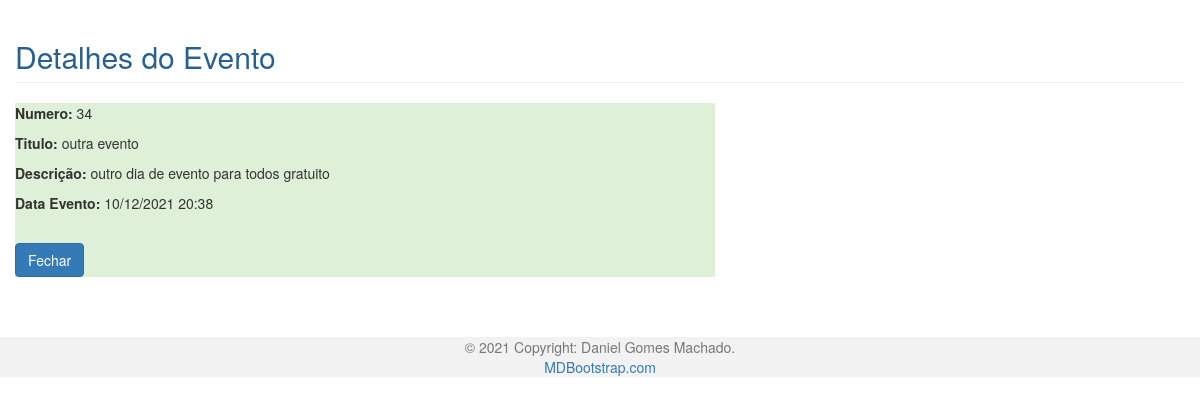
Screenshot of /agenda/evento/evento_detail/?id=34 (signed in) with the database file from the repository.
### core/models.py (models this page shows, shortened)
class Evento(models.Model):
     titulo = models.CharField(max_length=100)
     descricao = models.TextField(blank=True, null=True)
     data_evento = models.DateTimeField(verbose_name='Data do Evento')
     data_criacao = models.DateTimeField(auto_now=True)
     usuario = models.ForeignKey(User, on_delete=models.CASCADE)
     class Meta:
         db_table = 'evento'
     def get_data_evento(self):
          return self.data_evento.strftime('%d/%m/%Y %H:%M')

### core/views.py (the view)
# urls.py: path('agenda/evento/evento_detail/', views.evento_detail),
@login_required(login_url='/login/')
def evento_detail(request):
    id_evento = request.GET.get('id')
    dados = {}
    if id_evento:
        dados['evento'] = Evento.objects.get(id=id_evento)
    return render(request, 'agenda/evento_detail.html', dados)

### templates/agenda/evento_detail.html (shortened to what this page needs)
    <head>
        <link rel="stylesheet" href="https://maxcdn.bootstrapcdn.com/bootstrap/3.3.6/css/bootstrap.min.css">
        <div id="main" class="container-fluid">
       <h2  class="page-header" style="color: #286090">Detalhes do Evento</h2>
    </div>
    </head>
  <div class="container  h-100">
      <div class="row align-items-start">
        <div class="col-6 mx-auto">
                   <div class="card text-white bg-success mb-3" style="max-width: 70rem;">
                     <div class="card-body">
                         <p><b>Numero:</b> {{ evento.id }}</p>
                         <p><b>Titulo:</b> {{ evento.titulo }}</p>
                         <p><b>Descrição:</b> {{ evento.descricao}}</p>
                          <p><b>Data Evento:</b> {{ evento.get_data_evento }}</p>
                      </div>
                        <br>
                           <a href="/" class="btn btn-primary">Fechar</a>
                   </div>
         </div>
     </div>
  </div>
 {% include "agenda/model-footer.html" %}

### rows the page displays
Evento: id "34", titulo "outra evento", descricao "outro dia de evento para todos gratuito", get_data_evento "10/12/2021 20:38"
